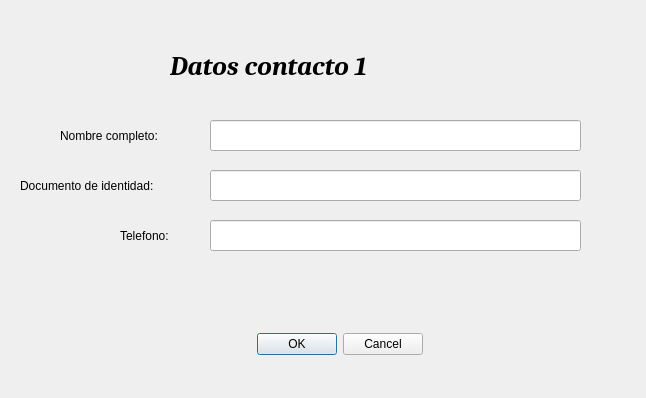
<?xml version="1.0" encoding="UTF-8"?>
<ui version="4.0">
 <class>Dialog</class>
 <widget class="QDialog" name="Dialog">
  <property name="geometry">
   <rect>
    <x>0</x>
    <y>0</y>
    <width>646</width>
    <height>398</height>
   </rect>
  </property>
  <property name="windowTitle">
   <string>Dialog</string>
  </property>
  <widget class="QDialogButtonBox" name="mod_cont1">
   <property name="geometry">
    <rect>
     <x>230</x>
     <y>330</y>
     <width>193</width>
     <height>28</height>
    </rect>
   </property>
   <property name="standardButtons">
    <set>QDialogButtonBox::Cancel|QDialogButtonBox::Ok</set>
   </property>
  </widget>
  <widget class="QLabel" name="label_15">
   <property name="geometry">
    <rect>
     <x>170</x>
     <y>40</y>
     <width>271</width>
     <height>51</height>
    </rect>
   </property>
   <property name="font">
    <font>
     <family>Cambria</family>
     <pointsize>20</pointsize>
     <weight>75</weight>
     <italic>true</italic>
     <bold>true</bold>
    </font>
   </property>
   <property name="text">
    <string>Datos contacto 1</string>
   </property>
  </widget>
  <widget class="QLabel" name="label_5">
   <property name="geometry">
    <rect>
     <x>120</x>
     <y>220</y>
     <width>61</width>
     <height>31</height>
    </rect>
   </property>
   <property name="font">
    <font>
     <pointsize>9</pointsize>
    </font>
   </property>
   <property name="layoutDirection">
    <enum>Qt::LeftToRight</enum>
   </property>
   <property name="text">
    <string>Telefono: </string>
   </property>
  </widget>
  <widget class="QLabel" name="label_7">
   <property name="geometry">
    <rect>
     <x>60</x>
     <y>120</y>
     <width>121</width>
     <height>31</height>
    </rect>
   </property>
   <property name="font">
    <font>
     <pointsize>9</pointsize>
    </font>
   </property>
   <property name="text">
    <string>Nombre completo:</string>
   </property>
  </widget>
  <widget class="QLineEdit" name="doc_cont1">
   <property name="geometry">
    <rect>
     <x>210</x>
     <y>170</y>
     <width>371</width>
     <height>31</height>
    </rect>
   </property>
   <property name="text">
    <string/>
   </property>
  </widget>
  <widget class="QLineEdit" name="tel_cont1">
   <property name="geometry">
    <rect>
     <x>210</x>
     <y>220</y>
     <width>371</width>
     <height>31</height>
    </rect>
   </property>
   <property name="text">
    <string/>
   </property>
  </widget>
  <widget class="QLabel" name="label_6">
   <property name="geometry">
    <rect>
     <x>20</x>
     <y>170</y>
     <width>171</width>
     <height>31</height>
    </rect>
   </property>
   <property name="font">
    <font>
     <pointsize>9</pointsize>
    </font>
   </property>
   <property name="text">
    <string>Documento de identidad:</string>
   </property>
  </widget>
  <widget class="QLineEdit" name="name_cont1">
   <property name="geometry">
    <rect>
     <x>210</x>
     <y>120</y>
     <width>371</width>
     <height>31</height>
    </rect>
   </property>
   <property name="text">
    <string/>
   </property>
  </widget>
 </widget>
 <resources/>
 <connections/>
</ui>
